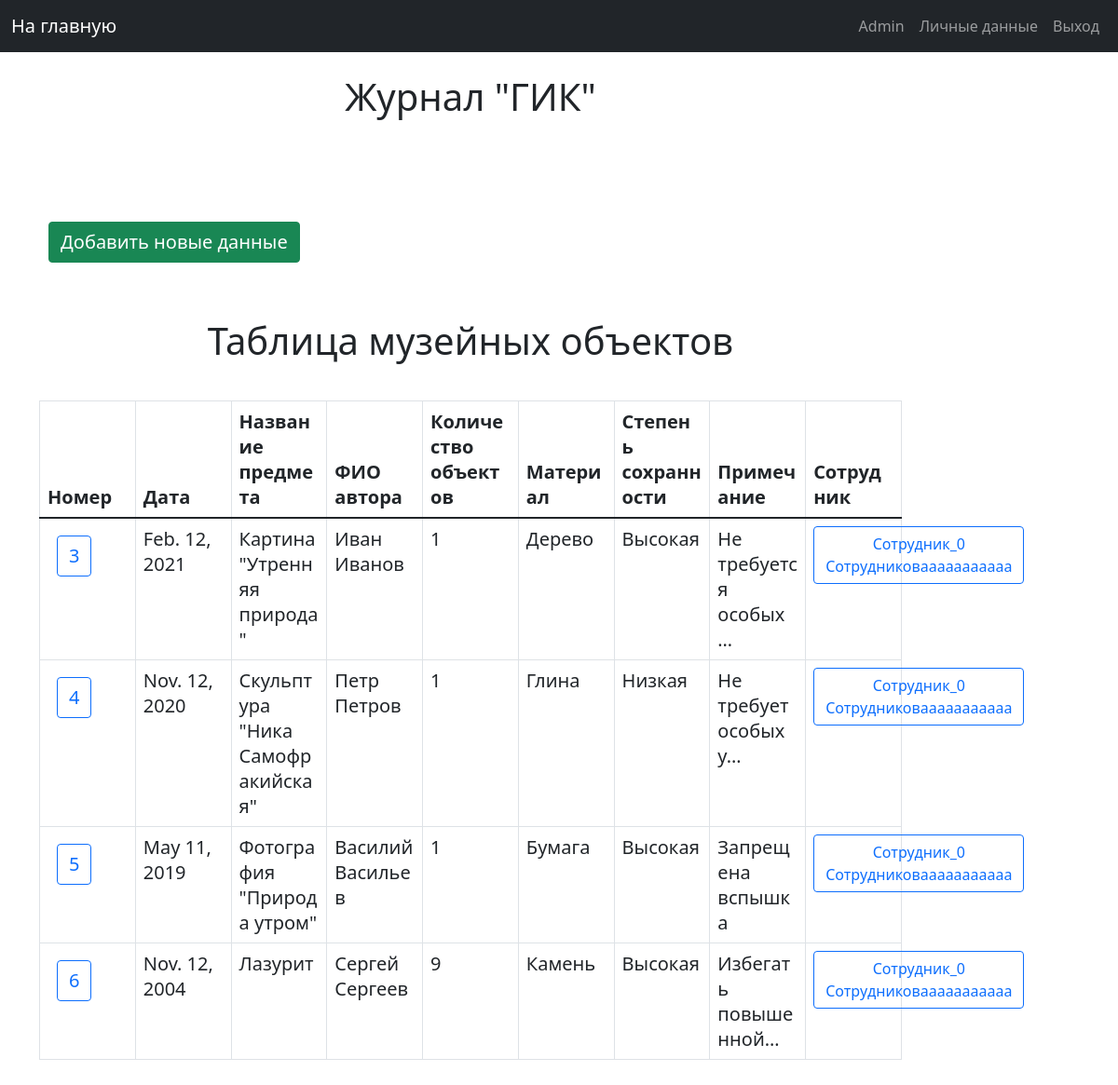
The app's page /main_page_admin/gik (signed in) with its own data.
### musem/models.py (models this page shows, shortened)
class Gik(models.Model):
    gik_id = models.IntegerField(primary_key=True)
    date = models.DateField()
    name = models.CharField(max_length=50)
    name_author = models.CharField(max_length=50)
    surname_author = models.CharField(max_length=50)
    count_objects = models.IntegerField(default=0)
    material = models.CharField(max_length=20)
    safety_on_coming = models.CharField(max_length=50)
    short_description = models.CharField(max_length=200)
    note = models.TextField(default='Some note')
    employee = models.ForeignKey('Employee', on_delete=models.CASCADE)
    is_activate = models.IntegerField(default=1)
    class Meta:
        verbose_name = "Gik"
        verbose_name_plural = "Gik in museum"

### musem/views.py (the view)
# urls.py: path('main_page_admin/gik', admin_gik, name="gik_list"),
def admin_gik(request):
    if not request.user.is_superuser:
        return HttpResponseForbidden()
    head = ["Номер", "Дата", "Название предмета", "ФИО автора", "Количество объектов", "Материал",
            "Степень сохранности", "Примечание", "Сотрудник"]
    table = Gik.objects.raw(
        raw_query="SELECT mg.gik_id, mg.date, mg.name, mg.name_author, mg.surname_author, mg.count_objects, "
                  "mg.material, mg.safety_on_coming, "
                  "mg.short_description, mg.note, me.name as name_employee, me.surname as employee_surname, "
                  "me.employee_id FROM musem_gik mg JOIN musem_employee me ON mg.employee_id = me.employee_id "
                  "WHERE mg.is_activate = 1"
    )
    return render(request, 'admin_pages/tables/gik_list_pages.html', {
        'title_page': 'Журнал "ГИК"',
        'hide_nav_bar': 0,
        'head': head,
        'table': table,
        'is_description': 0,
        'is_administrative_zone': 1
    })

### templates/admin_pages/tables/gik_list_pages.html
{% extends 'include/base.html' %}
{% load static %}
{% block title %}
    <div class="title_block">
        <h2 class="title">{{ title_page }}</h2>
    </div>
{% endblock title %}
{% block content %}
    <div class="list_button_block">
        <a class="float-right btn text-white btn-success text_button"
           href="{% url 'create_gik' %}">Добавить новые данные</a>
        <h2 class="sub_title_table">Таблица музейных объектов</h2>
        {% include 'include/tables/gik_table.html' %}
    </div>
{% endblock content %}

### templates/include/navbar.html (shortened to what this page needs)
<nav class="navbar navbar-expand-md navbar-dark bg-dark mb-4">
    <div class="container-fluid">
        {% if is_administrative_zone %}
            <a class="navbar-brand" href="{% url "main_page_admin" %}">На главную</a>
        {% else %}
            <a class="navbar-brand" href="{% url "main_page" %}">На главную</a>
        {% endif %}
        <div class="pull-right">
            <ul class="navbar-nav me-auto mb-2 mb-md-0">
                {% if request.user.is_authenticated %}
                    <li class="nav-item">
                        <a class="nav-link" href="{% url 'user_data' %}" tabindex="-1">{{ request.user.first_name }}</a>
                    </li>
                    <li class="nav-item">
                        <a class="nav-link" href="{% url 'user_settings' %}" tabindex="-1">Личные данные</a>
                    </li>
                    <li class="nav-item">
                        <a class="nav-link" href="{% url 'logout' %}" tabindex="-1">Выход</a>
                    </li>
                {% endif %}
            </ul>
        </div>
    </div>
</nav>

### templates/include/tables/gik_table.html (shortened to what this page needs)
{% extends 'include/base_table.html' %}
{% load static %}
    {% block table_head %}
        {% for title in head %}
            <th class="text_button">{{ title }}</th>
        {% endfor %}
    {% endblock %}
    {% block table_content %}
        {% for content_list in table %}
            <tr>
                <td>
                    <a href="{% url 'gik_description' gik_id=content_list.gik_id %}"
                       class="btn btn-outline-primary text_button">{{ content_list.gik_id }}</a>
                </td>
                <td class="text_button">{{ content_list.date }}</td>
                <td class="text_button">{{ content_list.name }}</td>
                <td class="text_button">{{ content_list.name_author }} {{ content_list.surname_author }}</td>
                <td class="text_button">{{ content_list.count_objects }}</td>
                <td class="text_button">{{ content_list.material }}</td>
                <td class="text_button">{{ content_list.safety_on_coming }}</td>
                {% if is_description %}
                    <td class="text_button">{{ content_list.note }}</td>
                {% else %}
                    <td class="text_button">{{ content_list.note|truncatechars:20 }}</td>
                {% endif %}
                <td>
                    <a href="{% url 'employee_description' employee_id=content_list.employee_id %}"
                        class="btn btn-outline-primary">
                        {{ content_list.name_employee }} {{ content_list.employee_surname }}
                    </a>
                </td>
            </tr>
        {% endfor %}
    {% endblock %}

### static/css/my_styles.css (style rules this page uses)
.title_block { margin-bottom: 100px; }
.title { font-size: 40px; text-align: center; }
.text_button { font-size: 20px; margin: 10px; }
.sub_title_table { font-size: 40px; text-align: center; margin-top: 50px; margin-bottom: 40px; }
td, th { white-space: normal; word-wrap: break-word; }
.list_button_block { margin-bottom: 50px; }

### records on screen
Gik: gik_id "3", date "Feb. 12, 2021", name "Картина \"Утренняя природа\"", name_author "Иван", surname_author "Иванов", count_objects "1", material "Дерево", safety_on_coming "Высокая", note "Не требуется особых…", name_employee "Сотрудник_0", employee_surname "Сотрудниковааааааааааа"
Gik: gik_id "4", date "Nov. 12, 2020", name "Скульптура \"Ника Самофракийская\"", name_author "Петр", surname_author "Петров", count_objects "1", material "Глина", safety_on_coming "Низкая", note "Не требует особых у…", name_employee "Сотрудник_0", employee_surname "Сотрудниковааааааааааа"
Gik: gik_id "5", date "May 11, 2019", name "Фотография \"Природа утром\"", name_author "Василий", surname_author "Васильев", count_objects "1", material "Бумага", safety_on_coming "Высокая", note "Запрещена вспышка", name_employee "Сотрудник_0", employee_surname "Сотрудниковааааааааааа"
Gik: gik_id "6", date "Nov. 12, 2004", name "Лазурит", name_author "Сергей", surname_author "Сергеев", count_objects "9", material "Камень", safety_on_coming "Высокая", note "Избегать повышенной…", name_employee "Сотрудник_0", employee_surname "Сотрудниковааааааааааа"

### other values on screen
{{ request.user.first_name }} "Admin"
{{ title_page }} "Журнал \"ГИК\""
{{ title }} "Номер" "Дата" "Название предмета" "ФИО автора" "Количество объектов" "Материал" "Степень сохранности" "Примечание" "Сотрудник"
